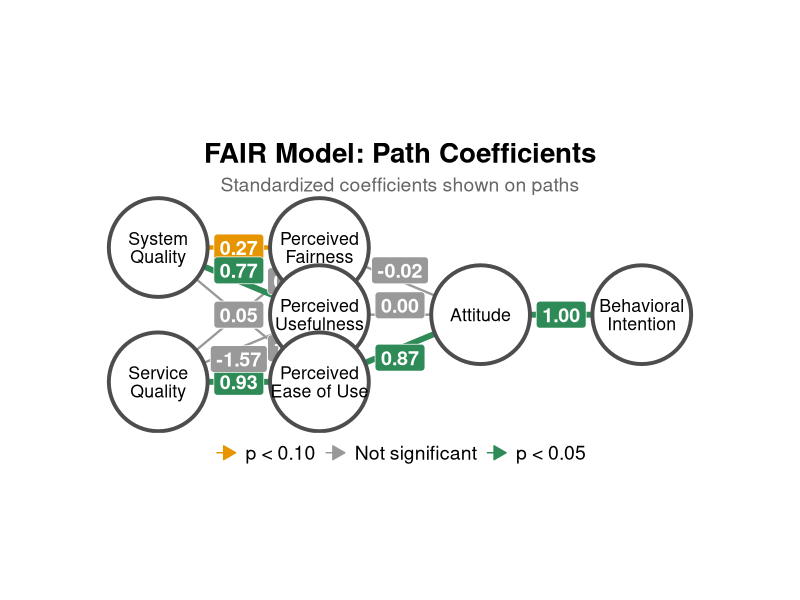
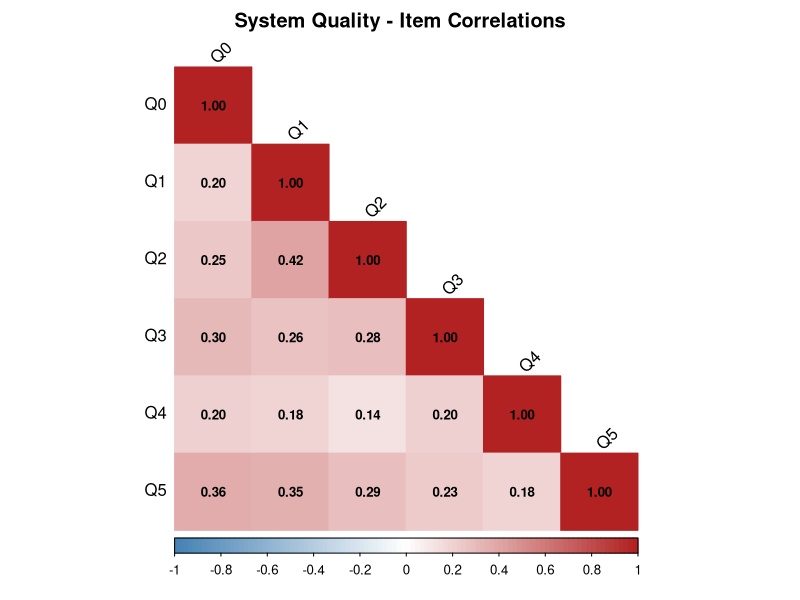
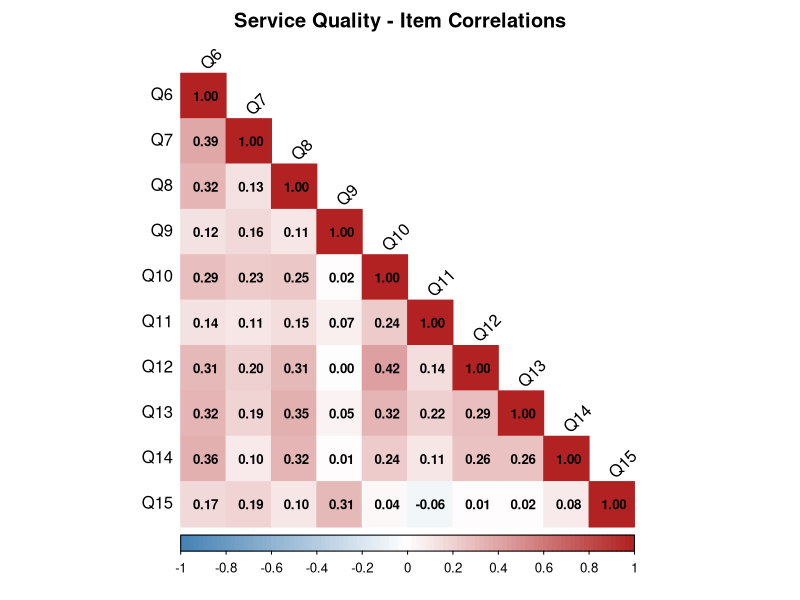
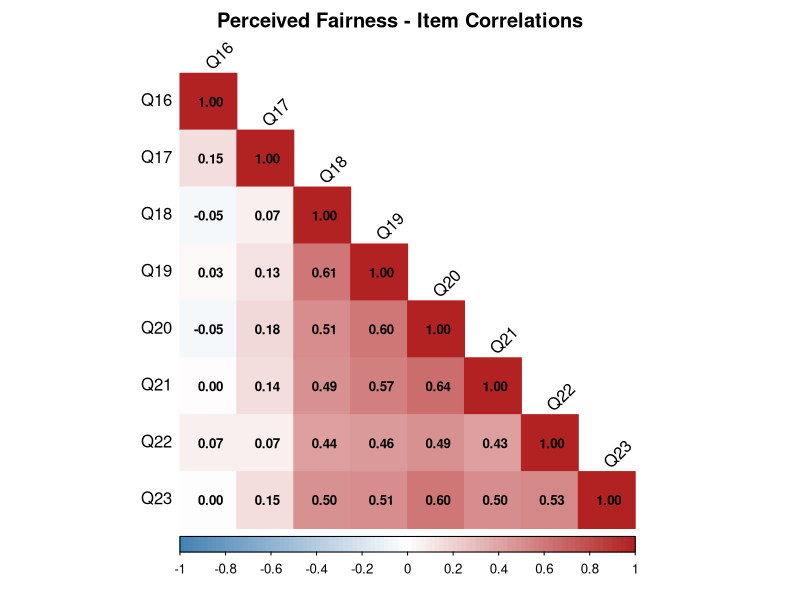
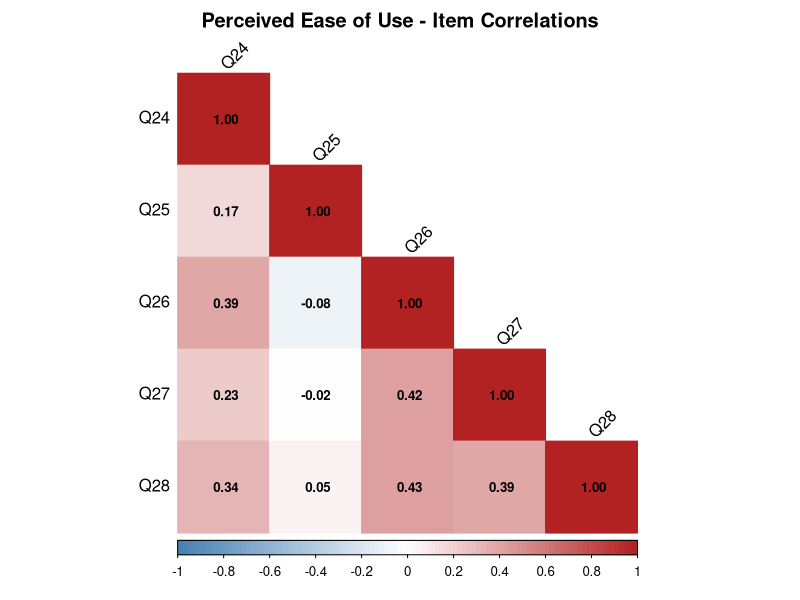
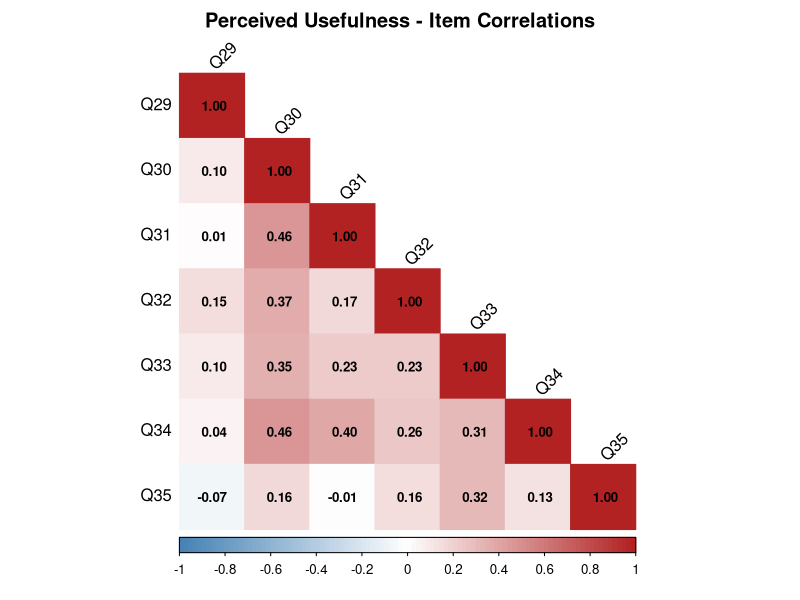
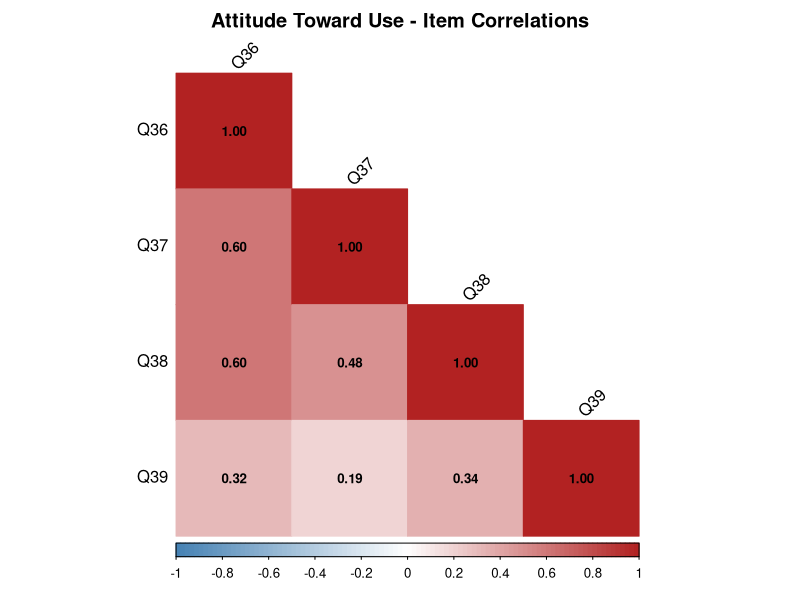
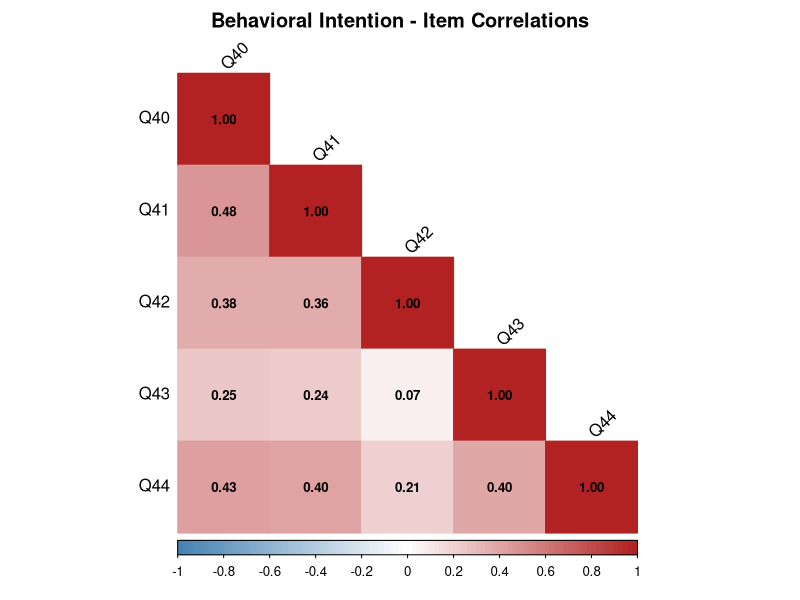

Reproduce these figures in R, in order.
# Generate figures for the FAIR model analysis
#
# Run from project root:
#   Rscript -e "renv::activate(); source('analysis/generate_figures.R')"

library(ggplot2)
library(corrplot)
library(dplyr)

# ------------------------------------------------------------------------------
# FAIR Model Diagram
# ------------------------------------------------------------------------------

generate_fair_model_diagram <- function() {
  nodes <- data.frame(
    name = c("System\nQuality", "Service\nQuality", "Perceived\nFairness",
             "Perceived\nUsefulness", "Perceived\nEase of Use",
             "Attitude", "Behavioral\nIntention"),
    short = c("SQ", "SeQ", "PF", "PU", "PEOU", "ATT", "BI"),
    x = c(0, 0, 3, 3, 3, 6, 9),
    y = c(4, -1, 4, 1.5, -1, 1.5, 1.5),
    stringsAsFactors = FALSE
  )

  edges <- data.frame(
    from = c("SQ", "SeQ", "PF", "PF", "SQ", "SeQ", "SQ", "SeQ", "PEOU", "PEOU", "PU", "ATT"),
    to = c("PF", "PF", "PU", "ATT", "PEOU", "PEOU", "PU", "PU", "PU", "ATT", "ATT", "BI"),
    beta = c(0.27, 0.06, 0.05, -0.02, 0.05, 0.93, 0.77, -1.57, 1.74, 0.87, 0.00, 1.00),
    pval = c(0.059, 0.686, 0.321, 0.584, 0.756, 0.000, 0.018, 0.400, 0.316, 0.000, 0.996, 0.000),
    stringsAsFactors = FALSE
  )

  edges$sig <- ifelse(edges$pval < 0.05, "sig",
               ifelse(edges$pval < 0.10, "marginal", "ns"))

  edges$x_start <- nodes$x[match(edges$from, nodes$short)]
  edges$y_start <- nodes$y[match(edges$from, nodes$short)]
  edges$x_end <- nodes$x[match(edges$to, nodes$short)]
  edges$y_end <- nodes$y[match(edges$to, nodes$short)]

  edges$x_mid <- (edges$x_start + edges$x_end) / 2
  edges$y_mid <- (edges$y_start + edges$y_end) / 2

  # Manual offsets to avoid label overlap
  edges$x_off <- 0
  edges$y_off <- 0
  edges$y_off[edges$from == "SQ" & edges$to == "PU"] <- 0.4
  edges$y_off[edges$from == "SeQ" & edges$to == "PU"] <- -0.4
  edges$x_off[edges$from == "PF" & edges$to == "PU"] <- -0.5
  edges$x_off[edges$from == "PEOU" & edges$to == "PU"] <- -0.5
  edges$y_off[edges$from == "PEOU" & edges$to == "ATT"] <- -0.35
  edges$y_off[edges$from == "PU" & edges$to == "ATT"] <- 0.35
  edges$y_off[edges$from == "PF" & edges$to == "ATT"] <- 0.4

  p <- ggplot() +
    geom_segment(
      data = edges,
      aes(x = x_start, y = y_start, xend = x_end, yend = y_end,
          color = sig, linewidth = sig),
      arrow = arrow(length = unit(0.35, "cm"), type = "closed")
    ) +
    geom_label(
      data = edges,
      aes(x = x_mid + x_off, y = y_mid + y_off,
          label = sprintf("%.2f", beta), fill = sig),
      size = 5, label.padding = unit(0.25, "lines"),
      color = "white", fontface = "bold"
    ) +
    geom_point(
      data = nodes,
      aes(x = x, y = y),
      shape = 21, size = 32, fill = "white", color = "gray30", stroke = 2
    ) +
    geom_text(
      data = nodes,
      aes(x = x, y = y, label = name),
      size = 4.5, lineheight = 0.85
    ) +
    scale_color_manual(
      values = c("sig" = "#2E8B57", "marginal" = "#E69500", "ns" = "#999999"),
      labels = c("sig" = "p < 0.05", "marginal" = "p < 0.10", "ns" = "Not significant"),
      name = NULL
    ) +
    scale_fill_manual(
      values = c("sig" = "#2E8B57", "marginal" = "#E69500", "ns" = "#999999"),
      guide = "none"
    ) +
    scale_linewidth_manual(
      values = c("sig" = 2, "marginal" = 1.5, "ns" = 0.8),
      guide = "none"
    ) +
    theme_void() +
    theme(
      legend.position = "bottom",
      legend.text = element_text(size = 14),
      plot.title = element_text(hjust = 0.5, face = "bold", size = 20),
      plot.subtitle = element_text(hjust = 0.5, size = 14, color = "gray40"),
      plot.margin = margin(20, 20, 20, 20)
    ) +
    labs(
      title = "FAIR Model: Path Coefficients",
      subtitle = "Standardized coefficients shown on paths"
    ) +
    coord_fixed(ratio = 0.5, xlim = c(-1.8, 10.8), ylim = c(-2.5, 5.5))

  ggsave("figures/fair_model.png", p, width = 16, height = 10, dpi = 150, bg = "white")
  cat("Saved: figures/fair_model.png\n")
}

# ------------------------------------------------------------------------------
# Correlation Matrices
# ------------------------------------------------------------------------------

generate_correlation_matrices <- function() {
  df <- read.csv("data/Dec2BonusDataset.csv")

  # Reverse-code items
  reverse_items <- c("Q2", "Q7", "Q9", "Q15", "Q25", "Q31", "Q37", "Q42")
  for (item in reverse_items) {
    df[[item]] <- 6 - df[[item]]
  }

  constructs <- list(
    system_quality = paste0("Q", 0:5),
    service_quality = paste0("Q", 6:15),
    perceived_fairness = paste0("Q", 16:23),
    perceived_ease_of_use = paste0("Q", 24:28),
    perceived_usefulness = paste0("Q", 29:35),
    attitude_toward_use = paste0("Q", 36:39),
    behavioral_intention = paste0("Q", 40:44)
  )

  construct_labels <- c(
    system_quality = "System Quality",
    service_quality = "Service Quality",
    perceived_fairness = "Perceived Fairness",
    perceived_ease_of_use = "Perceived Ease of Use",
    perceived_usefulness = "Perceived Usefulness",
    attitude_toward_use = "Attitude Toward Use",
    behavioral_intention = "Behavioral Intention"
  )

  # Per-construct correlation matrices
  for (name in names(constructs)) {
    items <- constructs[[name]]
    subset_df <- df[, items]
    cor_matrix <- cor(subset_df, use = "complete.obs")

    filename <- paste0("figures/", name, "_correlation.png")
    png(filename, width = 600, height = 500, res = 100)
    corrplot(
      cor_matrix,
      method = "color",
      type = "lower",
      addCoef.col = "black",
      tl.col = "black",
      tl.srt = 45,
      col = colorRampPalette(c("steelblue", "white", "firebrick"))(100),
      title = paste(construct_labels[name], "- Item Correlations"),
      mar = c(0, 0, 2, 0),
      number.cex = 0.8
    )
    dev.off()
    cat("Saved:", filename, "\n")
  }

  # Inter-construct correlation matrix
  construct_scores <- data.frame(
    system_quality = rowMeans(df[, constructs$system_quality]),
    service_quality = rowMeans(df[, constructs$service_quality]),
    perceived_fairness = rowMeans(df[, constructs$perceived_fairness]),
    perceived_ease_of_use = rowMeans(df[, constructs$perceived_ease_of_use]),
    perceived_usefulness = rowMeans(df[, constructs$perceived_usefulness]),
    attitude_toward_use = rowMeans(df[, constructs$attitude_toward_use]),
    behavioral_intention = rowMeans(df[, constructs$behavioral_intention])
  )

  cor_constructs <- cor(construct_scores, use = "complete.obs")
  rownames(cor_constructs) <- construct_labels
  colnames(cor_constructs) <- construct_labels

  png("figures/construct_correlations.png", width = 800, height = 700, res = 100)
  corrplot(
    cor_constructs,
    method = "color",
    type = "lower",
    addCoef.col = "black",
    tl.col = "black",
    tl.srt = 45,
    col = colorRampPalette(c("steelblue", "white", "firebrick"))(100),
    title = "Inter-Construct Correlations",
    mar = c(0, 0, 2, 0)
  )
  dev.off()
  cat("Saved: figures/construct_correlations.png\n")
}

# ------------------------------------------------------------------------------
# Run all
# ------------------------------------------------------------------------------

if (!interactive()) {
  cat("Generating FAIR model diagram...\n")
  generate_fair_model_diagram()

  cat("\nGenerating correlation matrices...\n")
  generate_correlation_matrices()

  cat("\nDone!\n")
}
